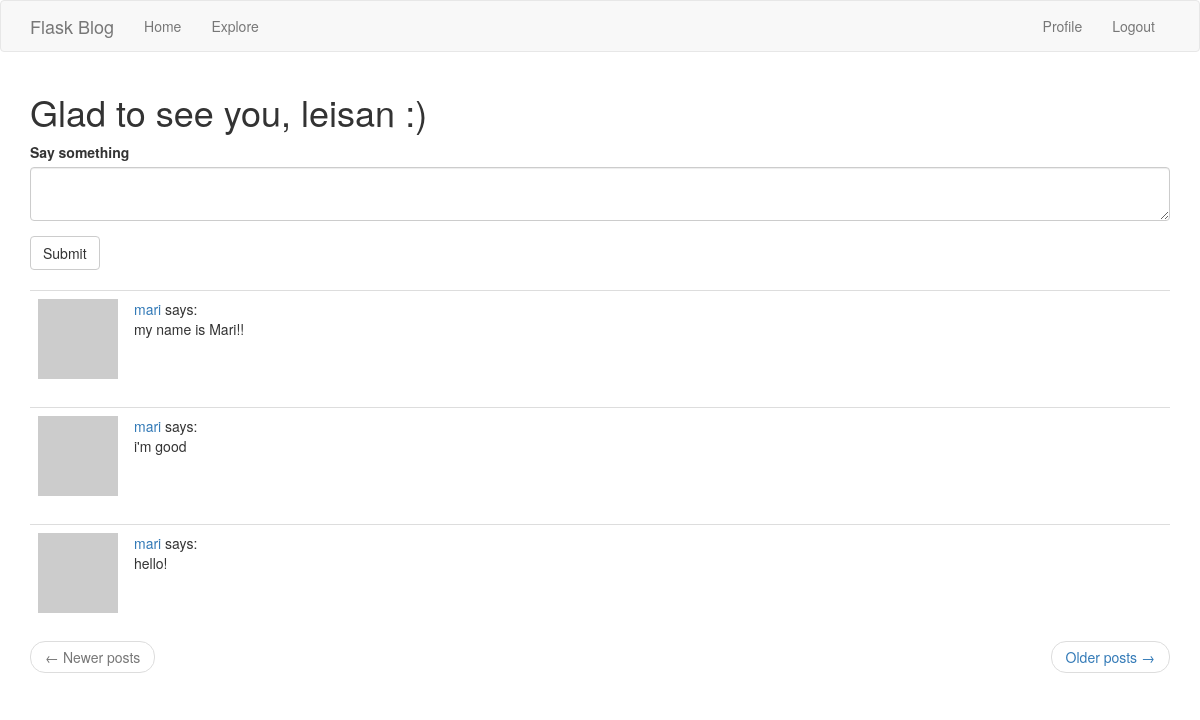
The page /home (signed in) on the database as committed earlier.
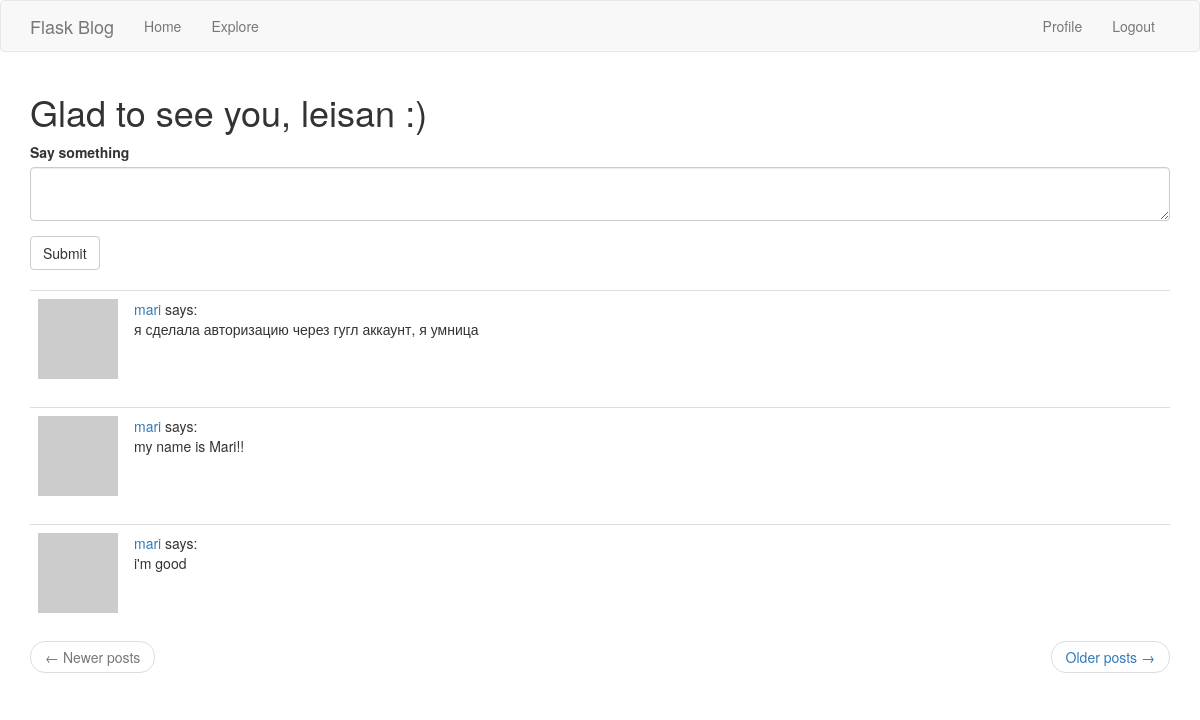
The same page on the database as committed later.
### app/models.py (models this page shows, shortened)
class Post(db.Model):
    id = db.Column(db.Integer, primary_key=True)
    body = db.Column(db.String(140))
    timestamp = db.Column(db.DateTime, index=True, default=datetime.utcnow)
    user_id = db.Column(db.Integer, db.ForeignKey('user.id'), nullable=False)

class User(db.Model, UserMixin):
    id = db.Column(db.Integer, primary_key=True)
    username = db.Column(db.String(20), unique=True, nullable=False)
    email = db.Column(db.String(120), unique=True, nullable=False)
    image_file = db.Column(db.String(20), nullable=False, default='default.jpg')
    password_hash = db.Column(db.String(128))
    posts = db.relationship('Post', backref='author', lazy='dynamic')
    about_me = db.Column(db.String(140))
    last_seen = db.Column(db.DateTime, default=datetime.utcnow)
    followed = db.relationship(
        'User', secondary=followers,
        primaryjoin=(followers.c.follower_id == id),
        secondaryjoin=(followers.c.followed_id == id),
        backref=db.backref('followers', lazy='dynamic'), lazy='dynamic')
    def avatar(self, size):
        digest = md5(self.email.lower().encode('utf-8')).hexdigest()
        return 'https://www.gravatar.com/avatar/{}?d=identicon&s={}'.format(
            digest, size)
    def followed_posts(self):
        followed = Post.query.join(
            followers, (followers.c.followed_id == Post.user_id)
        ).filter(
            followers.c.follower_id == self.id)
        own = Post.query.filter_by(user_id=self.id)
        return followed.union(own).order_by(Post.timestamp.desc())

### app/routes.py (the view)
@app.route('/', methods=['GET', 'POST'])
@app.route('/home', methods=['GET', 'POST'])
@login_required
def home():
    form = PostForm()
    if form.validate_on_submit():
        post = Post(body=form.post.data, author=current_user)
        db.session.add(post)
        db.session.commit()
        flash('Your post is now live!')
        return redirect(url_for('home'))
    page = request.args.get('page', 1, type=int)
    posts = current_user.followed_posts().paginate(
        page, app.config['POSTS_PER_PAGE'], False)
    next_url = url_for('home', page=posts.next_num) if posts.has_next else None
    prev_url = url_for('home', page=posts.prev_num) if posts.has_prev else None
    return render_template("home.html", title='Home Page', form=form,
                           posts=posts.items, next_url=next_url, prev_url=prev_url)

### app/forms.py
class PostForm(FlaskForm):
    post = TextAreaField('Say something', validators=[
        DataRequired(), Length(min=1, max=140)])
    submit = SubmitField('Submit')

### app/models.py (called while the page is built)
@login_manager.user_loader
def load_user(user_id):
    return User.query.get(int(user_id))

### app/routes.py (called while the page is built)
@app.before_request
def before_request():
    if current_user.is_authenticated:
        current_user.last_seen = datetime.utcnow()
        db.session.commit()

### app/templates/home.html
{% extends "base.html" %}
{% import 'bootstrap/wtf.html' as wtf %}
{% block app_content %}
    <h1>Glad to see you, {{ current_user.username }} :)</h1>
    {% if form %}
    {{ wtf.quick_form(form) }}
    <br>
    {% endif %}
    {% for post in posts %}
        {% include '_post.html' %}
    {% endfor %}
    <nav aria-label="...">
        <ul class="pager">
            <li class="previous{% if not prev_url %} disabled{% endif %}">
                <a href="{{ prev_url or '#' }}">
                    <span aria-hidden="true">&larr;</span> Newer posts
                </a>
            </li>
            <li class="next{% if not next_url %} disabled{% endif %}">
                <a href="{{ next_url or '#' }}">
                    Older posts <span aria-hidden="true">&rarr;</span>
                </a>
            </li>
        </ul>
    </nav>
{% endblock %}

### app/templates/_post.html
<table class="table table-hover">
    <tr>
        <td width="70px">
            <a href="{{ url_for('user', username=post.author.username) }}">
                <img src="{{ post.author.avatar(70) }}" />
            </a>
        </td>
        <td>
            <a href="{{ url_for('user', username=post.author.username) }}">
                {{ post.author.username }}
            </a>
            says:
            <br>
            {{ post.body }}
        </td>
    </tr>
</table>

Rows that differ between the two databases and show on the page:
no longer on this page (row unchanged): Post: author.username "mari", body "hello!"
added Post: author.username "mari", body "я сделала авторизацию через гугл аккаунт, я умница"
